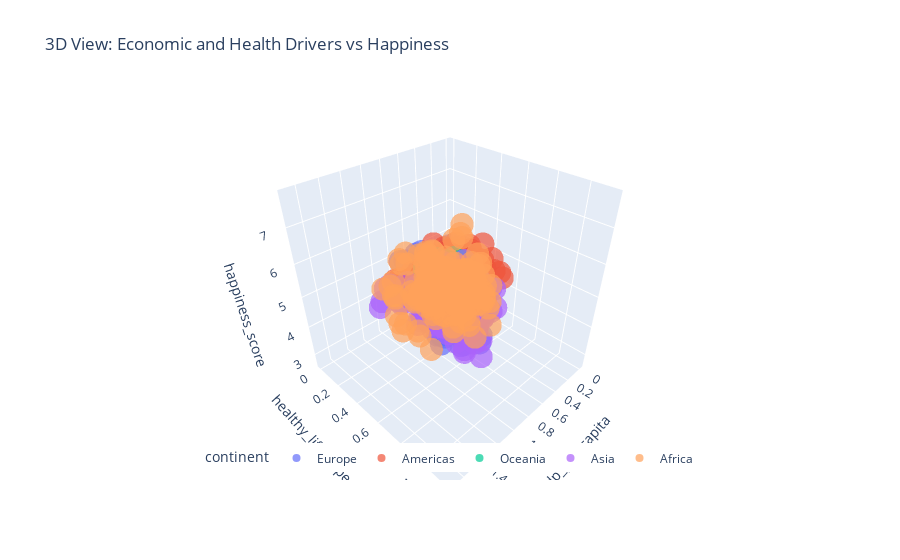

This figure's notebook cell:
### Markdown cell above
Pairwise relationships confirm that GDP, social support, and life expectancy move almost lockstep with happiness. Regions cluster tightly, especially Europe and Oceania, while African observations span wider ranges and reveal the steepest gradients.

### Code cell
fig_3d = px.scatter_3d(
    happiness.dropna(subset=["gdp_per_capita", "healthy_life_expectancy", "happiness_score"]),
    x="gdp_per_capita",
    y="healthy_life_expectancy",
    z="happiness_score",
    color="continent",
    hover_data={"country": True, "year": True, "region": True},
    opacity=0.7,
    title="3D View: Economic and Health Drivers vs Happiness",
)
fig_3d.update_layout(legend=dict(orientation="h", yanchor="bottom", y=0.02, xanchor="center", x=0.5))
fig_3d.show()

### Figure 1 — Plotly figure (JSON) as saved in the notebook; plotly's stock layout.template omitted (floating-point values rounded to 4 significant figures; data arrays with more than 128 entries replaced by an {"elided": "..."} marker saying what was removed)
{"data": [{"customdata": {"elided": "145x3 mixed values"}, "hovertemplate": "continent=Europe<br>gdp_per_capita=%{x}<br>healthy_life_expectancy=%{y}<br>happiness_score=%{z}<br>country=%{customdata[0]}<br>year=%{customdata[1]}<br>region=%{customdata[2]}<extra></extra>", "legendgroup": "Europe", "marker": {"color": "#636efa", "opacity": 0.7, "symbol": "circle"}, "mode": "markers", "name": "Europe", "scene": "scene", "showlegend": true, "type": "scatter3d", "x": {"elided": "145 float values"}, "y": {"elided": "145 float values"}, "z": {"elided": "145 float values"}}, {"customdata": {"elided": "116x3 mixed values"}, "hovertemplate": "continent=Americas<br>gdp_per_capita=%{x}<br>healthy_life_expectancy=%{y}<br>happiness_score=%{z}<br>country=%{customdata[0]}<br>year=%{customdata[1]}<br>region=%{customdata[2]}<extra></extra>", "legendgroup": "Americas", "marker": {"color": "#EF553B", "opacity": 0.7, "symbol": "circle"}, "mode": "markers", "name": "Americas", "scene": "scene", "showlegend": true, "type": "scatter3d", "x": [1.326, 0.9558, 1.021, 1.395, 0.9812, 1.044, 1.064, 1.107, 1.054, 1.062, 0.9186, 1.212, 0.7645, 0.7455, 0.864, 0.6813, 0.7599, 0.5933, 0.9002, 0.8104, 0.8954, 0.5953, 0.2667, 1.44, 1.508, 1.069, 1.359, 1.088, 1.115, 1.217, 1.183, 1.151, 1.182, 1.03, 0.8345, 1.326, 1.134, 0.8737, 0.6938, 0.9731, 0.7942, 0.996, 0.8937, 0.8933, 1.028, 0.6943, 0.341, 1.479, 1.11, 1.546, 1.253, 1.107, 1.185, 1.153, 1.218, 0.872, 1.234, 1.071, 1.361, 0.7373, 1.001, 0.9098, 0.8338, 1.035, 0.9325, 0.9256, 1.128, 1.079, 0.7306, 0.3686, 1.33, 1.01, 1.398, 1.038, 1.131, 1.112, 0.986, 1.073, 0.781, 1.093, 0.96, 1.223, 0.806, 0.668, 0.889, 0.819, 0.751, 0.835, 0.934, 0.62, 0.982, 0.996, 0.315, 1.365, 1.034, 1.433, 1.07, 1.159, 0.8, 1.149, 1.004, 1.124, 0.794, 1.231, 0.985, 0.694, 1.092, 0.912, 0.831, 0.642, 0.776, 0.855, 0.96, 1.015, 0.96, 0.323], "y": [0.9056, 0.8603, 0.8144, 0.8618, 0.697, 0.7205, 0.7966, 0.8586, 0.7872, 0.8116, 0.6908, 0.6148, 0.6774, 0.6442, 0.7907, 0.5392, 0.661, 0.7431, 0.7302, 0.6874, 0.6683, 0.6951, 0.3885, 0.8276, 0.779, 0.7615, 0.7776, 0.6141, 0.7114, 0.8188, 0.7084, 0.6971, 0.7218, 0.5966, 0.5404, 0.5261, 0.619, 0.596, 0.6521, 0.6861, 0.4697, 0.6299, 0.5829, 0.5947, 0.5767, 0.5838, 0.2749, 0.8346, 0.7595, 0.7743, 0.8195, 0.6166, 0.6951, 0.71, 0.7192, 0.5402, 0.7062, 0.595, 0.52, 0.6531, 0.6856, 0.596, 0.4736, 0.6302, 0.5793, 0.641, 0.6171, 0.5749, 0.5826, 0.2773, 0.896, 0.817, 0.819, 0.761, 0.808, 0.759, 0.675, 0.744, 0.608, 0.771, 0.635, 0.564, 0.639, 0.7, 0.736, 0.693, 0.508, 0.615, 0.674, 0.622, 0.614, 0.657, 0.289, 1.039, 0.963, 0.874, 0.861, 0.92, 0.746, 0.91, 0.802, 0.891, 0.789, 0.713, 0.841, 0.835, 0.881, 0.868, 0.831, 0.828, 0.706, 0.777, 0.854, 0.779, 0.805, 0.449], "z": [7.427, 7.226, 7.187, 7.119, 6.983, 6.81, 6.786, 6.67, 6.574, 6.485, 6.477, 6.168, 6.13, 6.123, 5.975, 5.89, 5.878, 5.828, 5.824, 5.709, 4.885, 4.788, 4.518, 7.404, 7.104, 7.087, 7.039, 6.952, 6.778, 6.705, 6.701, 6.65, 6.545, 6.481, 6.324, 6.168, 6.084, 6.068, 5.992, 5.976, 5.822, 5.743, 5.538, 5.51, 5.155, 4.871, 4.028, 7.316, 7.079, 6.993, 6.652, 6.635, 6.599, 6.578, 6.454, 6.454, 6.452, 6.357, 6.168, 6.071, 6.008, 6.003, 5.823, 5.715, 5.493, 5.311, 5.25, 5.23, 5.181, 3.603, 7.328, 7.072, 6.886, 6.488, 6.476, 6.43, 6.419, 6.388, 6.382, 6.379, 6.26, 6.192, 6.167, 6.141, 5.973, 5.89, 5.752, 5.681, 5.663, 5.504, 5.302, 4.806, 3.582, 7.278, 7.167, 6.892, 6.595, 6.444, 6.436, 6.321, 6.3, 6.293, 6.253, 6.192, 6.125, 6.105, 6.086, 6.028, 5.89, 5.86, 5.779, 5.743, 5.697, 5.425, 4.707, 3.597]}, {"customdata": [["New Zealand", 2015, "Australia and New Zealand"], ["Australia", 2015, "Australia and New Zealand"], ["New Zealand", 2016, "Australia and New Zealand"], ["Australia", 2016, "Australia and New Zealand"], ["New Zealand", 2017, null], ["Australia", 2017, null], ["New Zealand", 2018, null], ["Australia", 2018, null], ["New Zealand", 2019, null], ["Australia", 2019, null]], "hovertemplate": "continent=Oceania<br>gdp_per_capita=%{x}<br>healthy_life_expectancy=%{y}<br>happiness_score=%{z}<br>country=%{customdata[0]}<br>year=%{customdata[1]}<br>region=%{customdata[2]}<extra></extra>", "legendgroup": "Oceania", "marker": {"color": "#00cc96", "opacity": 0.7, "symbol": "circle"}, "mode": "markers", "name": "Oceania", "scene": "scene", "showlegend": true, "type": "scatter3d", "x": [1.25, 1.334, 1.361, 1.444, 1.406, 1.484, 1.268, 1.34, 1.303, 1.372], "y": [0.9084, 0.9316, 0.831, 0.8512, 0.8168, 0.8439, 0.876, 0.91, 1.026, 1.036], "z": [7.286, 7.284, 7.334, 7.313, 7.314, 7.284, 7.324, 7.272, 7.307, 7.228]}, {"customdata": {"elided": "136x3 mixed values"}, "hovertemplate": "continent=Asia<br>gdp_per_capita=%{x}<br>healthy_life_expectancy=%{y}<br>happiness_score=%{z}<br>country=%{customdata[0]}<br>year=%{customdata[1]}<br>region=%{customdata[2]}<extra></extra>", "legendgroup": "Asia", "marker": {"color": "#ab63fa", "opacity": 0.7, "symbol": "circle"}, "mode": "markers", "name": "Asia", "scene": "scene", "showlegend": true, "type": "scatter3d", "x": {"elided": "136 float values"}, "y": {"elided": "136 float values"}, "z": {"elided": "136 float values"}}, {"customdata": {"elided": "200x3 mixed values"}, "hovertemplate": "continent=Africa<br>gdp_per_capita=%{x}<br>healthy_life_expectancy=%{y}<br>happiness_score=%{z}<br>country=%{customdata[0]}<br>year=%{customdata[1]}<br>region=%{customdata[2]}<extra></extra>", "legendgroup": "Africa", "marker": {"color": "#FFA15A", "opacity": 0.7, "symbol": "circle"}, "mode": "markers", "name": "Africa", "scene": "scene", "showlegend": true, "type": "scatter3d", "x": {"elided": "200 float values"}, "y": {"elided": "200 float values"}, "z": {"elided": "200 float values"}}], "layout": {"legend": {"orientation": "h", "title": {"text": "continent"}, "tracegroupgap": 0, "x": 0.5, "xanchor": "center", "y": 0.02, "yanchor": "bottom"}, "scene": {"domain": {"x": [0, 1], "y": [0, 1]}, "xaxis": {"title": {"text": "gdp_per_capita"}}, "yaxis": {"title": {"text": "healthy_life_expectancy"}}, "zaxis": {"title": {"text": "happiness_score"}}}, "title": {"text": "3D View: Economic and Health Drivers vs Happiness"}}}
